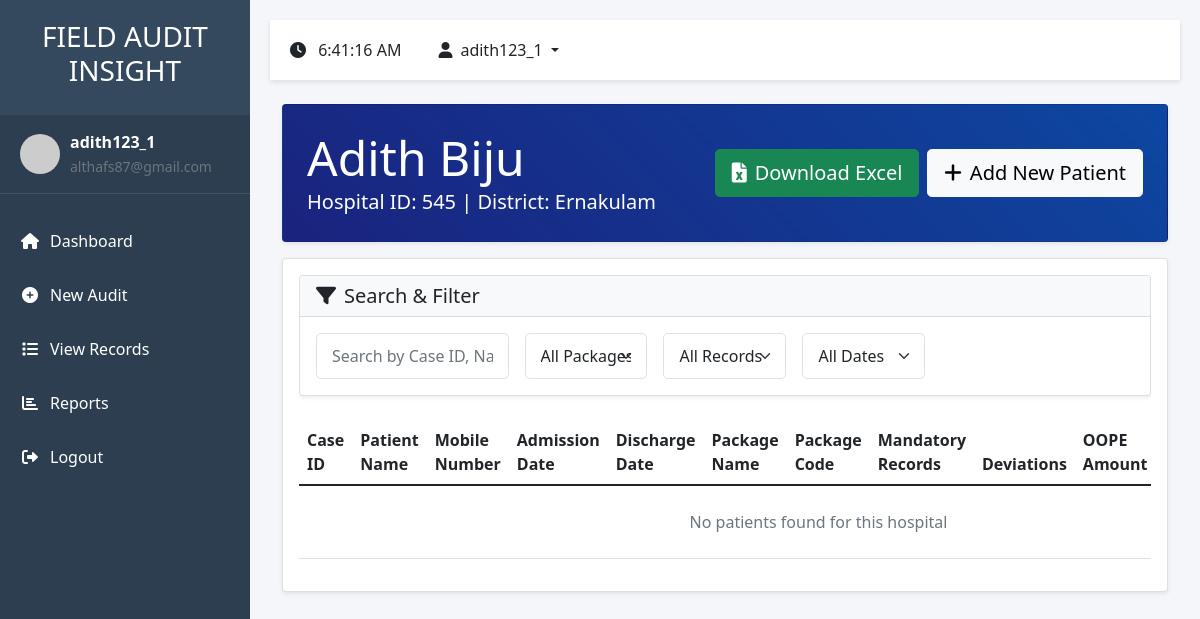
The page /audit/hospitals/545/patients/ (signed in) on the database its author committed.
### audit/models.py (models this page shows, shortened)
class FieldAudit(models.Model):
    STATUS_CHOICES = [
        ('Pending', 'Pending'),
        ('In Progress', 'In Progress'),
        ('Completed', 'Completed'),
    ]
    EHCP_TYPES = [
        ('Public', 'Public'),
        ('Private', 'Private'),
    ]
    district = models.ForeignKey(District, on_delete=models.PROTECT)
    hospital_id = models.CharField(max_length=50)
    ehcp_name = models.CharField(max_length=200)
    ehcp_type = models.CharField(max_length=10, choices=EHCP_TYPES)
    auditor_name = models.CharField(max_length=100)
    designation = models.CharField(max_length=100)
    visit_date = models.DateField()
    visit_time = models.TimeField()
    current_location = models.CharField(max_length=200)
    latitude = models.DecimalField(max_digits=9, decimal_places=6, null=True, blank=True)
    longitude = models.DecimalField(max_digits=9, decimal_places=6, null=True, blank=True)
    ekgp_patients = models.IntegerField(default=0)
    pmjay_patients = models.IntegerField(default=0)
    beneficiaries = models.IntegerField(default=0)
    findings_type = models.CharField(
        max_length=50,
        choices=[
            ('audit_findings', 'AUDIT FINDINGS'),
            ('hnqa_related', 'HNQA RELATED'),
            ('other_fraudulent_activities', 'ANY OTHER FRAUDULENT ACTIVITIES')
        ],
        null=True,
        blank=True,
        default=None
    )
    audit_findings_value = models.CharField(max_length=3, choices=[('Yes', 'Yes'), ('No', 'No')], null=True, blank=True)
    finding_type = models.CharField(max_length=50, null=True, blank=True)
    abuse_type = models.CharField(max_length=50, null=True, blank=True)
    oope_type = models.CharField(max_length=50, null=True, blank=True)
    hnqa_value = models.CharField(max_length=3, choices=[('Yes', 'Yes'), ('No', 'No')], null=True, blank=True)
    hnqa_type = models.CharField(max_length=50, null=True, blank=True)
    infrastructure_type = models.CharField(max_length=50, null=True, blank=True)
    hr_type = models.CharField(max_length=50, null=True, blank=True)
    services_type = models.CharField(max_length=50, null=True, blank=True)
    fraudulent_value = models.CharField(max_length=3, choices=[('Yes', 'Yes'), ('No', 'No')], null=True, blank=True)
    fraudulent_type = models.CharField(max_length=100, null=True, blank=True)
    signature = models.TextField(null=True, blank=True)  # Store base64 signature data
    photos = models.JSONField(null=True, blank=True)  # Store list of photo paths
    infrastructure_score = models.IntegerField(default=0)
    service_score = models.IntegerField(default=0)
    documentation_score = models.IntegerField(default=0)
    feedback_score = models.IntegerField(default=0)
    status = models.CharField(max_length=20, choices=STATUS_CHOICES, default='Pending')
    observations = models.TextField(blank=True)
    recommendations = models.TextField(blank=True)
    created_at = models.DateTimeField(auto_now_add=True)
    updated_at = models.DateTimeField(auto_now=True)
    class Meta:
        ordering = ['-visit_date', 'ehcp_name']

class District(models.Model):
    name = models.CharField(max_length=100, unique=True)
    class Meta:
        ordering = ['name']

### audit/views.py (the view, shortened to what this page needs)
# urls.py: path('audit/hospitals/<str:hospital_id>/patients/', views.hospital_patients, name='hospital_patients'),
@login_required
def hospital_patients(request, hospital_id):
    try:
        hospital = FieldAudit.objects.filter(hospital_id=hospital_id).latest('visit_date')
    except FieldAudit.DoesNotExist:
        hospital = None
    patients = Patient.objects.filter(
        audit__hospital_id=hospital_id
    ).select_related('audit').order_by('-admission_date')
    districts = District.objects.all()
    context = {
        'hospital': hospital,
        'patients': patients,
        'hospital_id': hospital_id,
        'districts': districts
    }
    return render(request, 'audit/hospital_patients.html', context)

### audit/templates/audit/hospital_patients.html (shortened to what this page needs)
{% extends 'audit/base.html' %}
{% load static %}
{% block content %}
<div class="container-fluid">
    <div class="card bg-gradient-primary text-white mb-3">
        <div class="card-body p-4">
            <div class="d-flex justify-content-between align-items-center">
                <div>
                    {% if hospital %}
                    <h1 class="display-5 mb-0">{{ hospital.ehcp_name }}</h1>
                    <p class="lead mb-0">Hospital ID: {{ hospital.hospital_id }} | District: {{ hospital.district.name }}</p>
                    {% else %}
                    <h1 class="display-5 mb-0">New Hospital</h1>
                    <p class="lead mb-0">Hospital ID: {{ hospital_id }}</p>
                    {% endif %}
                </div>
                {% if hospital %}
                <div class="d-flex gap-2">
                    <a href="{% url 'download_patient_excel' hospital.hospital_id %}" class="btn btn-success btn-lg">
                        <i class="fas fa-file-excel me-2"></i>Download Excel
                    </a>
                    <button class="btn btn-light btn-lg" data-bs-toggle="modal" data-bs-target="#addPatientModal">
                        <i class="fas fa-plus me-2"></i>Add New Patient
                    </button>
                </div>
                {% endif %}
            </div>
        </div>
    </div>
    {% if hospital %}
    <div class="card">
        <div class="card-body">
            <div class="table-responsive">
                <table class="table table-hover">
                    <thead>
                        <tr>
                            <th>Case ID</th>
                            <th>Patient Name</th>
                            <th>Mobile Number</th>
                            <th>Admission Date</th>
                            <th>Discharge Date</th>
                            <th>Package Name</th>
                            <th>Package Code</th>
                            <th>Mandatory Records</th>
                            <th>Deviations</th>
                            <th>OOPE Amount</th>
                        </tr>
                    </thead>
                    <tbody>
                        {% for patient in patients %}
                        <tr data-patient-id="{{ patient.id }}">
                            <td>{{ patient.case_id }}</td>
                            <td>{{ patient.patient_name }}</td>
                            <td>{{ patient.mobile_number }}</td>
                            <td>{{ patient.admission_date|date:"d/m/Y" }}</td>
                            <td>{{ patient.discharge_date|date:"d/m/Y" }}</td>
                            <td>{{ patient.package_name }}</td>
                            <td>{{ patient.package_code }}</td>
                            <td>
                                {% if patient.missing_records %}
                                    <span class="badge bg-danger">No</span>
                                {% else %}
                                    <span class="badge bg-success">Yes</span>
                                {% endif %}
                            </td>
                            <td>
                                {% if patient.deviations %}
                                    <ul class="list-unstyled mb-0">
                                        {% for deviation in patient.deviations %}
                                            <li class="text-warning">{{ deviation|title }}</li>
                                        {% endfor %}
                                    </ul>
                                {% else %}
                                    <span class="badge bg-success">None</span>
                                {% endif %}
                            </td>
                            <td>₹{{ patient.total_oope|default:"0" }}</td>
                            <td>
                                <div class="btn-group">
                                    {% if patient.patient_photo %}
                                        <a href="{{ patient.patient_photo.url }}" target="_blank" class="btn btn-sm btn-outline-primary" title="View Patient Photo">
                                            <i class="fas fa-user-circle"></i>
                                        </a>
                                    {% endif %}
                                    {% if patient.case_file %}
                                        <a href="{{ patient.case_file.url }}" target="_blank" class="btn btn-sm btn-outline-info" title="View Case File">
                                            <i class="fas fa-file-medical"></i>
                                        </a>
                                    {% endif %}
                                    {% if patient.discharge_summary %}
                                        <a href="{{ patient.discharge_summary.url }}" target="_blank" class="btn btn-sm btn-outline-success" title="View Discharge Summary">
                                            <i class="fas fa-file-medical-alt"></i>
                                        </a>
                                    {% endif %}
                                    {% if patient.bills_documents %}
                                        <a href="{{ patient.bills_documents.url }}" target="_blank" class="btn btn-sm btn-outline-warning" title="View Bills & Documents">
                                            <i class="fas fa-file-invoice-dollar"></i>
                                        </a>
                                    {% endif %}
                                </div>
                            </td>
                            <td>
                                <div class="btn-group">
                                    <button class="btn btn-info btn-sm"
                                            onclick="viewPatient('{{ patient.id }}')"
                                            title="View Details">
                                        <i class="fas fa-eye"></i>
                                    </button>
                                    <button class="btn btn-primary btn-sm"
                                            onclick="editPatient('{{ patient.id }}')"
                                            title="Edit">
                                        <i class="fas fa-edit"></i>
                                    </button>
                                    <button class="btn btn-danger btn-sm"
                                            onclick="deletePatient('{{ patient.id }}')"
                                            title="Delete">
                                        <i class="fas fa-trash"></i>
                                    </button>
                                </div>
                            </td>
                        </tr>
                        {% empty %}
                        <tr>
                            <td colspan="12" class="text-center py-4">
                                <p class="text-muted mb-0">No patients found for this hospital</p>
                            </td>
                        </tr>
                        {% endfor %}
                    </tbody>
                </table>
            </div>
        </div>
    </div>
    {% endif %}
</div>
{% endblock %}

### audit/templates/audit/base.html (shortened to what this page needs)
<!DOCTYPE html>
<html lang="en">
<head>
    <link href="https://cdn.jsdelivr.net/npm/bootstrap@5.1.3/dist/css/bootstrap.min.css" rel="stylesheet">
    <link href="https://cdnjs.cloudflare.com/ajax/libs/font-awesome/6.0.0/css/all.min.css" rel="stylesheet">
</head>
<body>
    <nav id="sidebar">
        <div class="sidebar-header">
            <h3>FIELD AUDIT INSIGHT</h3>
        </div>
        {% if user.is_authenticated %}
        <div class="user-profile">
            <img src="https://ui-avatars.com/api/?name={{ user.username }}&background=random" alt="Profile">
            <div>
                <div class="fw-bold">{{ user.username }}</div>
                <small class="text-muted">{{ user.email }}</small>
            </div>
        </div>
        {% endif %}
        <ul class="list-unstyled components">
            <li class="{% if request.path == '/' %}active{% endif %}">
                <a href="{% url 'home' %}">
                    <i class="fas fa-home"></i>Dashboard
                </a>
            </li>
            {% if user.is_authenticated %}
            <li class="{% if 'audit/new' in request.path %}active{% endif %}">
                <a href="{% url 'audit_form' %}">
                    <i class="fas fa-plus-circle"></i>New Audit
                </a>
            </li>
            <li class="{% if 'records' in request.path %}active{% endif %}">
                <a href="{% url 'view_records' %}">
                    <i class="fas fa-list"></i>View Records
                </a>
            </li>
            <li class="{% if 'report' in request.path %}active{% endif %}">
                <a href="{% url 'report' %}">
                    <i class="fas fa-chart-bar"></i>Reports
                </a>
            </li>
            <li>
                <a href="{% url 'logout' %}">
                    <i class="fas fa-sign-out-alt"></i>Logout
                </a>
            </li>
            {% else %}
            <li class="{% if 'login' in request.path %}active{% endif %}">
                <a href="{% url 'login' %}">
                    <i class="fas fa-sign-in-alt"></i>Login
                </a>
            </li>
            {% endif %}
        </ul>
    </nav>
    <div id="content">
        <div class="top-header mb-4">
            <div class="d-flex align-items-center">
                <div class="me-3">
                    <i class="fas fa-clock me-2"></i>
                    <span id="currentTime"></span>
                </div>
                {% if user.is_authenticated %}
                <div class="dropdown">
                    <button class="btn btn-custom dropdown-toggle" type="button" id="userDropdown" data-bs-toggle="dropdown">
                        <i class="fas fa-user me-2"></i>{{ user.username }}
                    </button>
                </div>
                {% endif %}
            </div>
        </div>
        <div class="fade-in">
            {% block content %}{% endblock %}
        </div>
    </div>
</body>
</html>

### audit/templates/audit/base.html (style rules this page uses)
:root { --sidebar-width: 250px; --header-height: 60px; --primary-color: #2c3e50; --secondary-color: #34495e; --accent-color: #3498db; }
body { font-family: 'Segoe UI', Tahoma, Geneva, Verdana, sans-serif; background-color: #f5f6fa; overflow-x: hidden; }
#sidebar { position: fixed; width: var(--sidebar-width); height: 100vh; background: var(--primary-color); color: white; transition: all 0.3s; z-index: 1000; }
#sidebar .sidebar-header { padding: 20px; background: var(--secondary-color); text-align: center; }
#sidebar ul.components { padding: 20px 0; }
#sidebar ul li a { padding: 15px 20px; display: block; color: white; text-decoration: none; transition: all 0.3s; }
#sidebar ul li a i { margin-right: 10px; width: 20px; text-align: center; }
#content { margin-left: var(--sidebar-width); padding: 20px; min-height: 100vh; transition: all 0.3s; }
.top-header { height: var(--header-height); background: white; box-shadow: 0 2px 5px rgba(0,0,0,0.1); padding: 0 20px; display: flex; align-items: center; justify-content: space-between; position: sticky; top: 0; z-index: 900; }
.btn-custom { padding: 10px 20px; border-radius: 5px; font-weight: 500; transition: all 0.3s; }
.user-profile { display: flex; align-items: center; padding: 15px 20px; border-bottom: 1px solid rgba(255,255,255,0.1); }
.user-profile img { width: 40px; height: 40px; border-radius: 50%; margin-right: 10px; }
.fade-in { animation: fadeIn 0.5s ease-in; }

### audit/templates/audit/hospital_patients.html (style rules this page uses)
.bg-gradient-primary { background: linear-gradient(45deg, #1a237e, #0d47a1); }
.card { box-shadow: 0 0.125rem 0.25rem rgba(0, 0, 0, 0.075); margin-bottom: 1.5rem; }

### rows shown on the page
FieldAudit: ehcp_name "Adith Biju", hospital_id "545", district.name "Ernakulam"

### other values the page prints
{{ user.username }} "adith123_1"
{{ user.email }} "althafs87@gmail.com"
